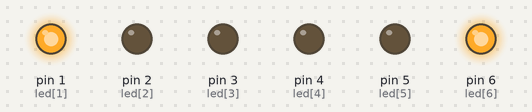
The sketch below on a simulated Arduino Uno, built with avr-gcc and run on an emulated ATmega328P. Parts: output pins drawn as LEDs (lit = HIGH).

Above: at 0.1 s.
At 3.1 s:
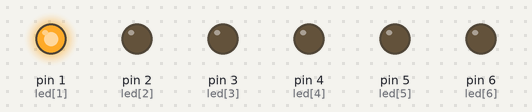
At 9.9 s:
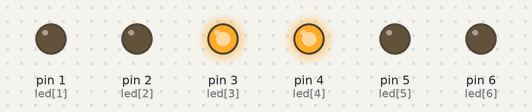
At 12.9 s:
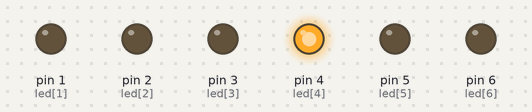
At 25.5 s:
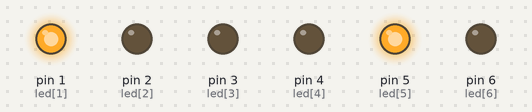
At 35.3 s:
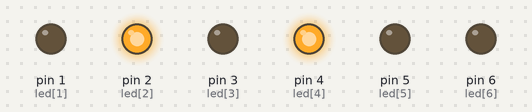
Timing chart, 0 to 40.0 s (numbered marks = the images above):
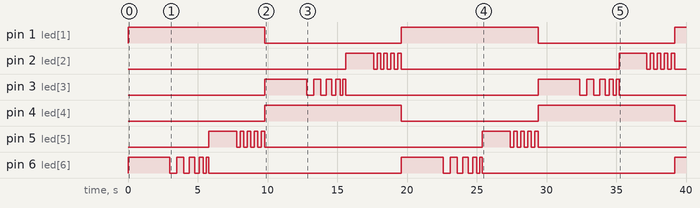

The sketch:

Arduino.ino
```cpp
int led[7]={0,1,2,3,4,5,6},i;  // 定義一字元型態的變數，名稱為 led，並含有陣列元素為 led[0]~led[6]，腳位的設定。
void setup() {                 // 程式一開始的設置，只運行一次，可用來做初始值設定。
  for(i=1;i<=6;i++)            // 運用迴圈依序的將腳位設為輸出。
   pinMode(led[i],OUTPUT);     // pinMode將配置指定腳位的行為設為輸入或輸出。
}
void loop() {                  // 無限循環的迴圈，void 為表示該功能預計將沒有訊息返回到它被調用的函數。
  digitalWrite(led[1],HIGH);   // n red，1。
  digitalWrite(led[6],HIGH);   // e green，1。
  delay(3000);                 // 延遲，單位為 milliseconds。語法：delay(ms)。
  //---
  for(i=500;i>=200;i-=100)     // 閃爍速度加快，運用迴圈設定時間量的變數。
  {
  digitalWrite(led[6],LOW);    //  e green，0。
  delay(i);                    // 延遲，單位為 milliseconds。
  digitalWrite(led[6],HIGH);   //  e green，1。
  delay(i);
  }
  digitalWrite(led[6],LOW);    //  e gree
  //-------------
  digitalWrite(led[5],HIGH);   // e yellow
  delay(2000);  // 300.200
  for(i=500;i<=2000;i+=500)    // 閃爍固定時間，運用迴圈設定執行的次數。
  {
  digitalWrite(led[5],LOW);  //  e green
  delay(250);
  digitalWrite(led[5],HIGH); //  e green
  delay(250);
  }

  digitalWrite(led[5],LOW);  // e yellow
  digitalWrite(led[1],LOW);   // n red
  digitalWrite(led[3],HIGH);  // n green
  digitalWrite(led[4],HIGH);  // e red
  delay(3000);
  //--
  for(i=500;i>=200;i-=100)
  {
  digitalWrite(led[3],LOW);  //  n green
  delay(i);
  digitalWrite(led[3],HIGH); //  n green
  delay(i);
  }
  digitalWrite(led[3],LOW);  //  n gree
  //--
  digitalWrite(led[5],LOW);   //  e yellow

  digitalWrite(led[3],LOW);  // n green
  digitalWrite(led[2],HIGH);  // n yellow
  delay(2000);
   for(i=500;i<=2000;i+=500)
  {
  digitalWrite(led[2],LOW);  //  n yellow
  delay(250);
  digitalWrite(led[2],HIGH); //  n yellow
  delay(250);
  }

  digitalWrite(led[2],LOW);  // n yellow
  digitalWrite(led[4],LOW);  // n red
}
```

Measured:
- by itself, pin 1 (led[1]), pin 4 (led[4]): alternates HIGH for 9.8 s and LOW for 9.8 s
- by itself, pin 3 (led[3]): LOW → HIGH at 9.8 s, → LOW 3.0 s later, → HIGH 0.50 s later, → LOW 0.50 s later, … (20 changes in this stretch)
- by itself, pin 6 (led[6]): LOW → HIGH at 0.00 s, → LOW 3.0 s later, → HIGH 0.50 s later, → LOW 0.50 s later, … (21 changes in this stretch)
- by itself, pin 2 (led[2]), pin 5 (led[5]): goes HIGH 2.0 s, 4 × (LOW 0.25 s, HIGH 0.25 s), LOW 15.6 s, HIGH 2.0 s, 4 × (LOW 0.25 s, HIGH 0.25 s), then LOW
